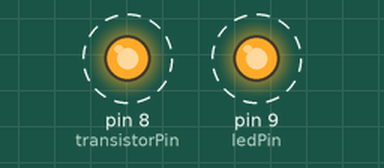
Recording of a sketch running on a simulated Arduino Uno, built with avr-gcc and run on an emulated ATmega328P. Shown: output pins drawn as LEDs (lit = HIGH). Dashed ring = blinking.

Above: at 0.5 s.
Timing chart, 0 to 4.6 s (numbered marks = the images above):
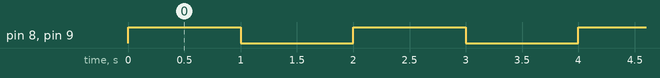

Measured:
- by itself, pin 8 (transistorPin), pin 9 (ledPin): alternates HIGH for 1.0 s and LOW for 1.0 s

The sketch:

7.npn_transistor_control.ino
```cpp
#define transistorPin 8
#define ledPin 9

void setup() {
  pinMode(transistorPin, OUTPUT);
  pinMode(ledPin, OUTPUT);
}

void loop() {
  digitalWrite(transistorPin, HIGH);  // Transistor on
  digitalWrite(ledPin, HIGH);         // LED on
  delay(1000);

  digitalWrite(transistorPin, LOW);   // Transistor off
  digitalWrite(ledPin, LOW);          // LED off
  delay(1000);
}
```
